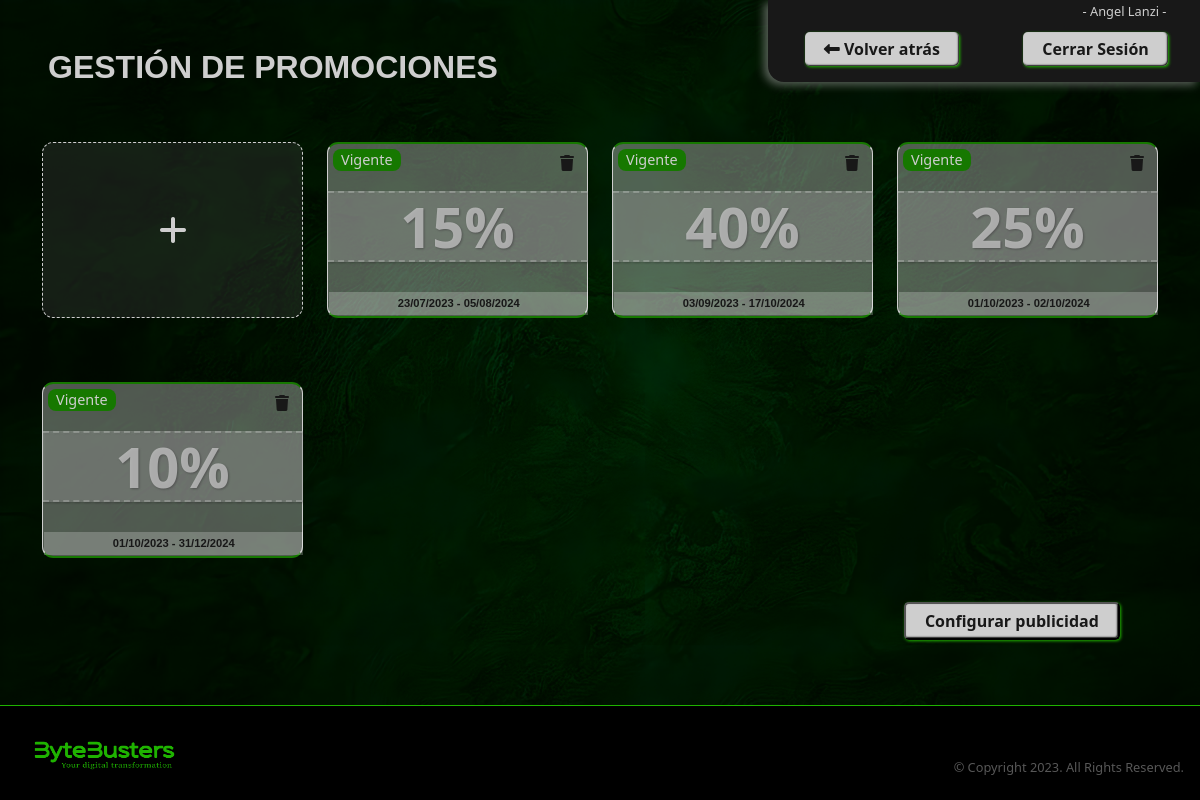
Page /pages/abm-promociones.php (signed in) on the committed database.
### tables this page shows
CREATE TABLE IF NOT EXISTS `PROMOCIONES`(
  `id` int (11) NOT NULL AUTO_INCREMENT,
  `descuento` int NOT NULL,
  `fechaInicio` date NOT NULL,
  `fechaFin` date NOT NULL,
  `vigente` boolean NOT NULL DEFAULT 1,
  `activo` boolean NOT NULL DEFAULT 1,
 PRIMARY KEY(`id`)
);

### src/repository/promotions.repository.php (called while the page is built, shortened)
<?php
function findAllPromos(int $isActive): array
{
    require realpath(dirname(__FILE__)) . "/../db/conexion.php";
    if (isset($isActive) && $isActive == false) {
        try {
            $statement = $con->prepare("SELECT *
                                        FROM PROMOCIONES
                                        ORDER BY fechaInicio ASC");
            $reg = $statement->fetchAll(PDO::FETCH_ASSOC);
            return $reg;
        } catch (Exception $e) {
            $con->close();
            die("ERROR SQL in findAllPromos(): " . $e->getMessage());
        }
    } else {
        try {
            $statement = $con->prepare("SELECT *
                                        FROM PROMOCIONES
                                        WHERE activo = :isActive
                                        ORDER BY fechaInicio ASC");
            $statement->execute(array(":isActive" => 1));
            $reg = $statement->fetchAll(PDO::FETCH_ASSOC);
            return $reg;
        } catch (Exception $e) {
            $con->close();
            die("ERROR SQL in findAllPromos(): " . $e->getMessage());
        }
    }
}

### src/modules/promotions/abm-promotions.php (the view, shortened to what this page needs)
<?php
require_once realpath(dirname(__FILE__)) . '/../../repository/promotions.repository.php';
function getAllPromotionCards(): string
{
    $promoCard = '';
    foreach (findAllPromos(true) as $promo) {
        $promoClass = '';
        $promoStatus = '';
        $colorDiscount = '';
        if ($promo['vigente'] == 0) {
            $promoClass = ' expired-promo';
            $promoStatus = '<div class="promo-status">
                                <h3 class="lbl-expirado">Expirado</h3>
                            </div>';
            $colorDiscount = 'expired-discount';
        } else {
            $promoClass = 'valid-promo';
            $promoStatus = '<div class="promo-status">
                                <h3 class="lbl-vigente">Vigente</h3>
                            </div>';
            $colorDiscount = '';
        }
        $promoCard .= '<div class="col-sm-6 col-md-4 col-lg-3">
                        <a href="#">
                            <div class="card-promo ' . $promoClass . '">
                                <div class="card-buttons">
                                    <button id="' . $promo["id"] . '" class="btn deletePromo"><i class="fa-solid fa-trash"></i></button>
                                </div>
                                ' . $promoStatus . '
                                <div class="promo-content">
                                    <h2 class="' . $colorDiscount . '">' . $promo['descuento'] . '%</h2>
                                    <div class="promo-dates">
                                    <span>' . formatDates($promo['fechaInicio']) . ' - ' . formatDates($promo['fechaFin']) . '</span>
                                    </div>
                                </div>
                            </div>
                        </a>
                    </div>';
    }
    return $promoCard;
}
function formatDates(string $date): string
{
    $explodedDate = explode('-', $date);
    $year = $explodedDate[0];
    $month = $explodedDate[1];
    $day = $explodedDate[2];
    return $day . '/' . $month . '/' . $year;
}

### styles/style.css (style rules this page uses)
:root { --bytebusters-color: #1fb300; --color-dark-green: #167800; --color-1: #181818; --color-2: #5a5a5a3b; --color-3: #cecece; --color-4: #000000; --color-5: #b8b8b878; --color-6: #ffffff38; --color-7: #c4c4c4c8; --color-white: #ffffff; --color-placeholder: #3b3b3bc1; --semi-transparent-color: #ffffff50; --error-color: #b30a0a; --color-dark-red:#790000; --transparent-color: #00000000; --primary-background-color: var(--color-1); --secondary-background-color: var(--color-2); --background-color-light: var(--color-3); --footer-background-color: var(--color-4); --pressed-button: var(--color-2); --primary-text-color: var(--color-1); --secondary-text-color: var(--color-5); --text-button-color: var(--color-1); --light-text-color: var(--color-3); --primary-border-color: var(--bytebusters-color); --secondary-border-color: var(--color-3); --font-family-h1: Verdana, Geneva, Tahoma, sans-serif; --primary-font-family: 'Lucida Sans', 'Lucida Sans Regular', 'Lucida Grande', 'Lucida Sans Unicode', Geneva, Verdana, sans-serif; }
html { position: relative; min-height: 100vh; overflow: scroll; }
body { background-image: url("../assets/backgroundGreen.png"); background-size: cover; background-repeat: no-repeat; }
a { text-decoration: none; }
.promo-content { justify-content: space-around; align-items: end; margin-top: 0; color: var(--color-3); }
.card-promo { display: flex; position: relative; min-width: 12rem; max-width: 18rem; height: 11rem; text-align: center; margin: 0rem auto; margin-top: 1rem; justify-content: center; align-items: center; font-weight: bold; border-radius: .7rem; border: 1px solid var(--color-3); background-color: var(--semi-transparent-color); }
.card-promo h2 { color: var(--color-7); font-size: 3.5rem; font-weight: bold; border-top: 2px dashed var(--color-6); border-bottom: 2px dashed var(--color-6); filter: drop-shadow(1px 1px 1px var(--color-1)); background-color: var(--color-6); }
.card-buttons { position: absolute; top: 0; right: 0; }
.promo-dates { position: absolute; bottom: 1.2px; left: 1.2px; color: var(--color-1); font-size: .7rem; font-family: Verdana, Geneva, Tahoma, sans-serif; padding: .2rem .8rem; background-color: var(--color-6); width: 100%; text-align: center; }
.promo-content { width: -webkit-fill-available; }
.valid-promo { border-top: 2px solid var(--color-dark-green); border-bottom: 2px solid var(--color-dark-green); }
.promo-status { position: absolute; top:5px; left:5px; z-index: 90; height: 1rem; }
.lbl-vigente { font-size: .9rem; font-weight: 400; color: var(--color-3); background-color: var(--color-dark-green); padding: 2px 8px; border-radius: .5rem; }
.card-buttons button { scale: 100%; border-radius: 1rem; color: var(--color-1); }
@media only screen and (min-width: 992px) { html { min-height: 100vh; } }
@media only screen and (min-width: 992px) { body { min-height: 80vh; } }

### rows in the picture
promociones: vigente "Vigente", descuento "15", fechaInicio "23/07/2023", fechaFin "05/08/2024"
promociones: vigente "Vigente", descuento "40", fechaInicio "03/09/2023", fechaFin "17/10/2024"
promociones: vigente "Vigente", descuento "25", fechaInicio "01/10/2023", fechaFin "02/10/2024"
promociones: vigente "Vigente", descuento "10", fechaInicio "01/10/2023", fechaFin "31/12/2024"

### other values in the picture
$_SESSION['userName'] "Angel Lanzi"
